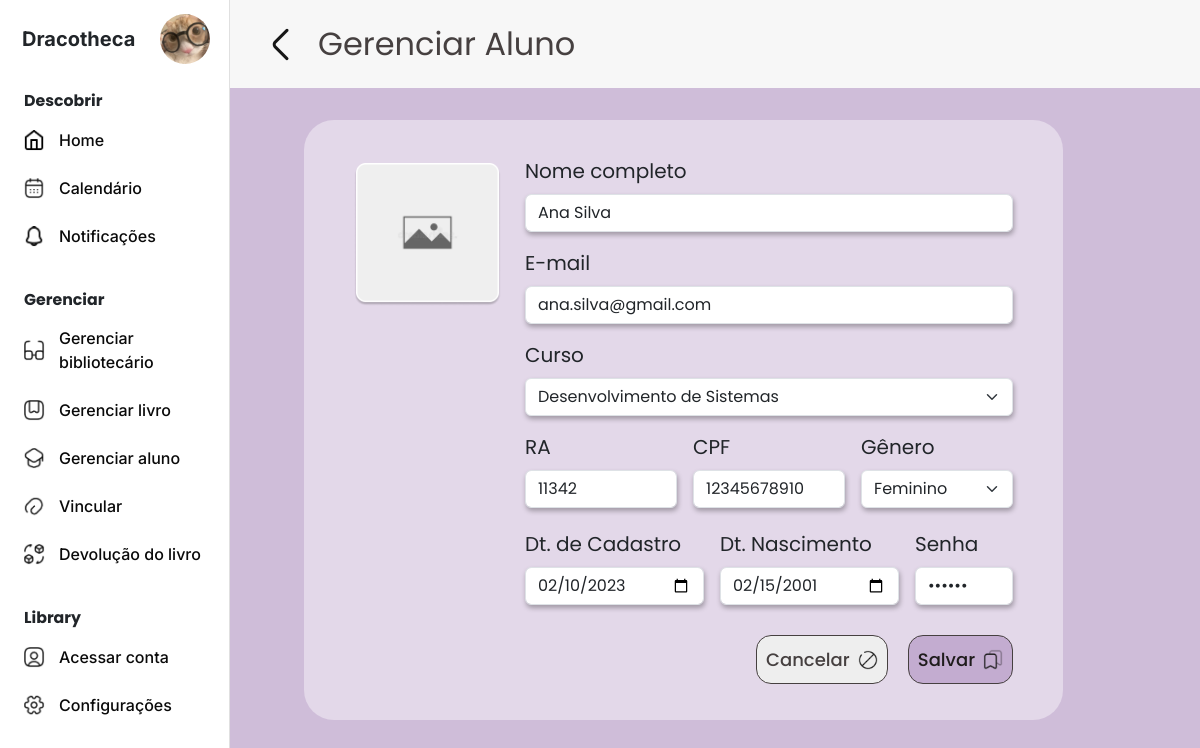
/Admin/editAluno.php?id=1 (signed in), run on the app's committed database.
### tables this page shows
CREATE TABLE `aluno` (
  `ID_ALUNO` INT NOT NULL AUTO_INCREMENT,
  `RA_ALUNO` INT NOT NULL,
  `CURSO_ALUNO` VARCHAR(50) NOT NULL,
  `NOME_ALUNO` VARCHAR(70) NOT NULL,
  `CPF_ALUNO` VARCHAR(11) NOT NULL UNIQUE,
  `GEN_ALUNO` CHAR(20) NOT NULL,
  `DTNASC_ALUNO` DATE NOT NULL,
  `DTCADASTRO_ALUNO` DATE NOT NULL DEFAULT CURRENT_DATE,
  `EMAIL_ALUNO` VARCHAR(120) NOT NULL UNIQUE,
  `SEN_ALUNO` VARCHAR(200) NOT NULL,
  `FOTO_ALUNO` VARCHAR(100) DEFAULT NULL,
  PRIMARY KEY (`ID_ALUNO`),
  UNIQUE (`ID_ALUNO`, `RA_ALUNO`)
);

### Admin/editAluno.php (the view, shortened to what this page needs)
<!DOCTYPE html>
<html lang="pt-br">
<head>
    <link rel="stylesheet" href="https://cdnjs.cloudflare.com/ajax/libs/font-awesome/6.6.0/css/all.min.css" />
    <link rel="stylesheet" href="../src/css/bootstrap.min.css">
    <link rel="stylesheet" href="../src/css/gerAluno.css">
    <?php
    include 'conecta_DB.php';
    $id = $_GET['id'];
    $query = "SELECT * FROM aluno WHERE ID_ALUNO = ?";
    $stmt = mysqli_prepare($conn, $query);
    mysqli_stmt_bind_param($stmt, "i", $id);
    mysqli_stmt_execute($stmt);
    $result = mysqli_stmt_get_result($stmt);
    $aluno = mysqli_fetch_assoc($result);
    ?>
</head>
<body class="fundo">
    <nav class="navbar" id="sidebar">
        <?php include "sidebar.php"; ?>
    </nav>
    <div class="container">
        <div class="titulo">
            <button type="button" class="voltar" onclick="history.back()">
                <img src="./src/img/icons/retornar.png" alt="voltar">
            </button>
            <h1>Gerenciar Aluno</h1>
        </div>
        <div class="container-form">
            <div class="rounded form">
                <form method="POST" enctype="multipart/form-data"
                    action="./PHP/edita_a.php?id=<?php echo $aluno['ID_ALUNO']; ?>">
                    <div class="row align-items-start">
                        <div class="col-md-3">
                            <div class="image">
                                <img src="<?php echo !empty($aluno['FOTO_ALUNO']) ? $aluno['FOTO_ALUNO'] : './src/img/sem-imagem.png'; ?>"
                                    class="rounded img-fluid" alt="img-perfil">
                            </div>
                        </div>
                        <div class="col-md-9">
                            <div class="mb-3">
                                <label for="nome" class="form-label">Nome completo</label>
                                <input id="nome" name="nome" type="text" class="form-control"
                                    placeholder="Nome completo" value="<?php echo $aluno['NOME_ALUNO']; ?>">
                            </div>
                            <div class="mb-3">
                                <label for="email" class="form-label">E-mail</label>
                                <input id="email" name="email" type="text" class="form-control"
                                    placeholder="email@email.com" value="<?php echo $aluno['EMAIL_ALUNO']; ?>">
                            </div>
                            <div class="mb-3">
                                <label for="curso" class="form-label">Curso</label>
                                <select id="curso" name="curso" class="form-select">
                                <option value="Desenvolvimento de Sistemas" <?php echo ($aluno['CURSO_ALUNO'] == 'Desenvolvimento de Sistemas') ? 'selected' : ''; ?>>
                                Desenvolvimento de Sistemas</option>
                                </select>
                            </div>
                            <div class="row g-3">
                                <div class="col">
                                    <label for="ra" class="form-label">RA</label>
                                    <input type="text" id="ra" name="ra" class="form-control"
                                        placeholder="Digite seu RA" value="<?php echo $aluno['RA_ALUNO']; ?>">
                                </div>
                                <div class="col">
                                    <label for="cpf" class="form-label">CPF</label>
                                    <input type="text" id="cpf" name="cpf" class="form-control"
                                        placeholder="000.000.000-00" value="<?php echo $aluno['CPF_ALUNO']; ?>">
                                </div>
                                <div class="col">
                                    <label for="genero" class="form-label">Gênero</label>
                                    <select id="genero" name="genero" class="form-select">
                                        <option value="F" <?php echo ($aluno['GEN_ALUNO'] == 'F') ? 'selected' : ''; ?>>
                                            Feminino</option>
                                    </select>
                                </div>
                            </div>
                            <div class="row g-3 segundos">
                                <div class="col">
                                    <label for="dtcad" class="form-label">Dt. de Cadastro</label>
                                    <input type="date" name="dtcad" id="dtcad" class="form-control"
                                        value="<?php echo $aluno['DTCADASTRO_ALUNO']; ?>">
                                </div>
                                <div class="col">
                                    <label for="dtnasc" class="form-label">Dt. Nascimento</label>
                                    <input type="date" name="dtnasc" id="dtnasc" class="form-control"
                                        value="<?php echo $aluno['DTNASC_ALUNO']; ?>">
                                </div>
                                <div class="col">
                                    <label for="senha" class="form-label">Senha</label>
                                    <input type="password" name="senha" id="senha" class="form-control"
                                        value="120530">
                                </div>
                            </div>
                        </div>
                    </div>
                    <div class="btns">
                        <button type="button" class="btn cancelar" onclick="history.back()">
                            Cancelar <img src="./src/img/icons/slash.png" alt="Cancelar" class="btn-icon">
                        </button>
                        <button type="submit" class="btn salvar">
                            Salvar <img src="./src/img/icons/save-2.png" alt="Salvar" class="btn-icon">
                        </button>
                    </div>
                </form>
            </div>
        </div>
    </div>
</body>
</html>

### src/css/gerAluno.css (style rules this page uses)
* { margin: 0; padding: 0; box-sizing: border-box; font-family: 'Poppins', sans-serif; }
body { display: flex; min-height: 100vh; background-color: #cfbdd9 !important; }
.titulo { display: flex; align-items: center; justify-content: flex-start; font-family: "Kalam", cursive; font-weight: 400; color: #464040; position: fixed; left: 230px; width: calc(100% - 230px); background-color: #F7F7F7; padding: 20px 30px; z-index: 2; border-bottom: 0px hidden; }
.titulo h1 { font-family: Poppins; margin: 0; }
.voltar { display: flex; align-items: center; background-color: transparent; border: none; padding: 0; margin-right: 15px; }
.container-form { margin-left: 15%; display: flex; justify-content: center; align-items: center; }
.form { font-size: 20px; position: relative; top: 15vh !important; width: 80%; background-color: #e3d8e9 !important; border-radius: 30px !important; padding: 36px 50px !important; }
.image img { margin-top: 5%; max-width: 100%; height: auto; }
.segundos { margin-top: 5px; }
input { box-shadow: 1px 3px 5px rgba(0, 0, 0, 0.295); }
select { box-shadow: 1px 3px 5px rgba(0, 0, 0, 0.295); }
.btns { display: flex; justify-content: flex-end; gap: 20px; margin-top: 30px; }
.btn { display: flex; align-items: center; }
.btn-icon { width: 20px; height: auto; margin-left: 8px; }
.cancelar, .salvar { font-size: 18px; font-weight: 500; border-radius: 15px; padding: 10px; border: 1px solid #464040; display: flex; align-items: center; justify-content: center; }
.cancelar { color: #464040; background-color: #eeeeee; width: 20%; }
.salvar { color: #1f1c1c; background-color: #C3ACD0; width: 16%; }

### src/css/index.css (style rules this page uses)
* { margin: 0; padding: 0; box-sizing: border-box; font-family: 'Poppins', sans-serif; }
body { display: flex; min-height: 100vh; background-color: #ffffff; }
h1 { font-family: "Kalam", cursive; font-weight: 400; color: #464040; }
#sidebar { position: fixed; margin: 0; width: 230px; height: 100vh; display: flex; flex-direction: column; justify-content: space-between; background-color: #ffffff; border-right: 1px solid #E0E0E0; z-index: 1000; overflow-y: auto; }

### data on the page
aluno: nome "Ana Silva", email "ana.silva@gmail.com", curso "Desenvolvimento de Sistemas", ra "11342", cpf "12345678910", genero "Feminino", dtcad "02/10/2023", dtnasc "02/15/2001"
